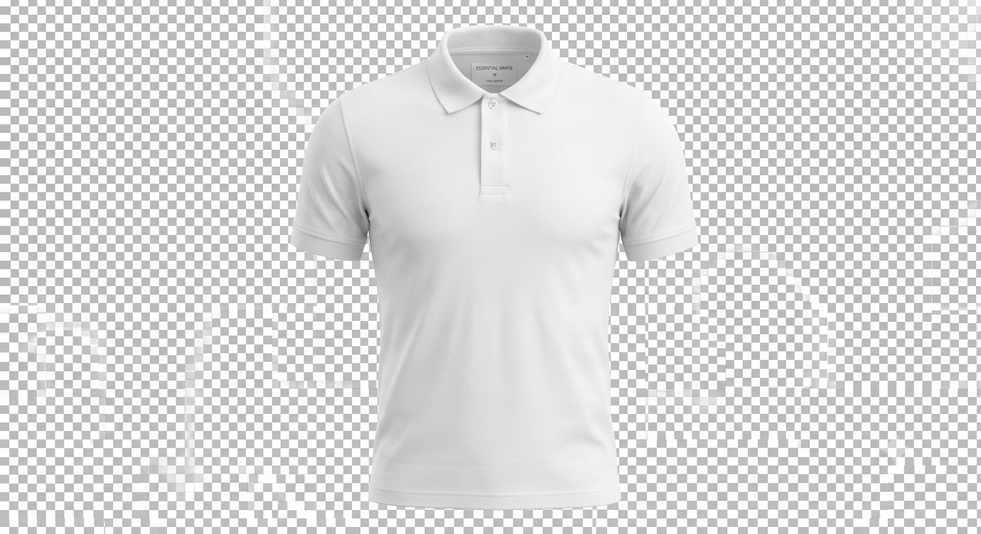
#> input picture polo_shirt.png, 981 x 534 px, shrunk from 1380 x 752 before the run
$ python remove_checker.py
#> lines starting #> are read from the running program, lines starting #| are printed output that depends on the picture
from PIL import Image

def remove_checkerboard(input_path, output_path):
#> called with input_path = 'polo_shirt.png', output_path = 'White Polo Shirt.png'
    img = Image.open(input_path).convert("RGBA")
#> img is the input picture: PIL image 981x534 RGBA; mean R, G, B, A 219.9, 220, 219.7, 255
    data = img.load()
    width, height = img.size
#> width = 981; height = 534

    # The top-left 128x128 is completely background checkerboard.
    # We will use it as a repeating tile to identify the background.
    pattern_w = 64
    pattern_h = 64

    # Store the pattern
    pattern = {}
    for y in range(pattern_h):
        for x in range(pattern_w):
            pattern[(x, y)] = data[x, y]
#> after the loop, pattern = 4096 items

    # Iterate and remove matching pixels
    for y in range(height):
        for x in range(width):
            px = data[x, y]
            pat_px = pattern[(x % pattern_w, y % pattern_h)]

            # Calculate distance to handle slight compression noise
            dist = abs(px[0] - pat_px[0]) + abs(px[1] - pat_px[1]) + abs(px[2] - pat_px[2])

            # If it matches the checkerboard pattern, make it transparent
            if dist < 12:
                data[x, y] = (255, 255, 255, 0)

    img.save(output_path, "PNG")
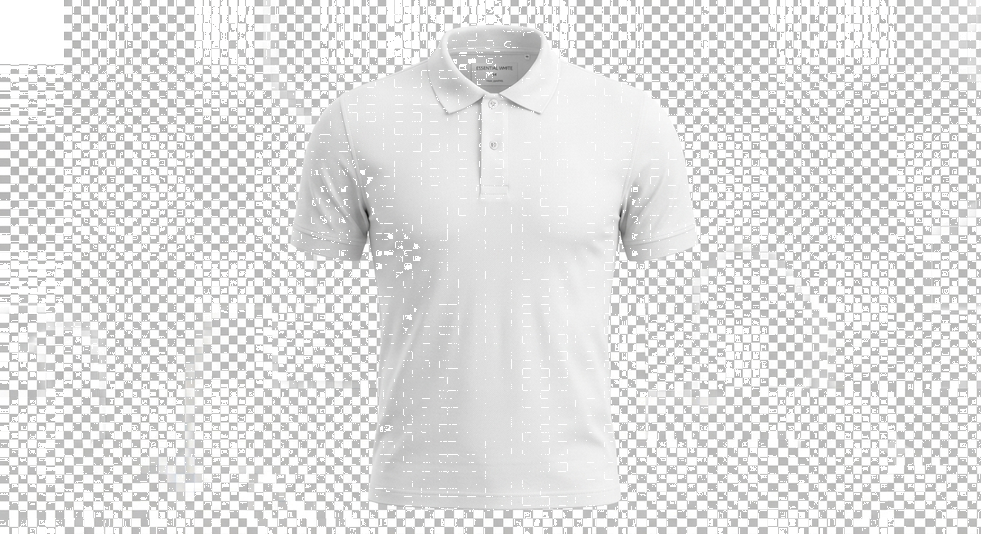
#> saved as White Polo Shirt.png: PIL image 981x534 RGBA; mean R, G, B, A 225.2, 225.2, 225, 206.3; transparent parts drawn white

remove_checkerboard("polo_shirt.png", "White Polo Shirt.png")
remove_checkerboard("polo_shirt.png", "White Shirt.png")
print("Done")
